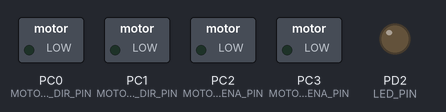
The program below on a simulated ATmega8, built with avr-gcc and emulated at 8 MHz (the files do not name the chip). Shown: switched loads named in the program (green lamp = pin HIGH), output pins drawn as LEDs (lit = HIGH).

Above: at 1.0 s.
At 3.0 s:
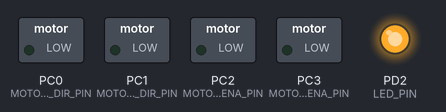
Timing chart, 0 to 5.2 s (numbered marks = the images above):
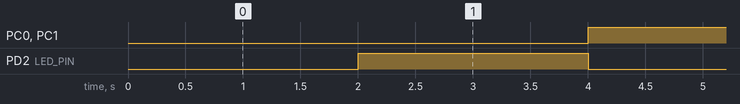

Measured:
- by itself, PC0 (MOTOR_2_DIR_PIN), PC1 (MOTOR_1_DIR_PIN), PD2 (LED_PIN): alternates HIGH for 2.0 s and LOW for 2.0 s

The program:

main.c
```c
#include <avr/io.h>
#include <util/delay.h>
#include <avr/interrupt.h>
#include <stdio.h>
#include <string.h>
#include "headers/global_types.h"
#include "headers/hardware.h"


// ****************** DEFINITION ***********************************************************


// ****************** Global variables ******************************************************
// *****************************************************************************************

INT main (void)
{

    LED_ON
    BOOL tst = TRUE;
//            MOTOR_2_ENA_HI
//            MOTOR_1_ENA_HI
    MOTOR_1_ENA_LOW
    MOTOR_2_ENA_LOW

    while(TRUE){
        _delay_ms(2000);
        LED_TOGGLE

        if(tst)
        {
            MOTOR_1_DIR_LEFT
            MOTOR_2_DIR_LEFT
        }
        else
        {
            MOTOR_1_DIR_RIGHT
//            MOTOR_1_ENA_LOW
            MOTOR_2_DIR_RIGHT
//            MOTOR_2_ENA_LOW
        }
        tst = !tst;
    }

}

//******************************************************************************
//******************************************************************************
```

global_types.h
```c
// Definition of the types ***************************************

#define TRUE			(!0)
#define FALSE			(0)

//#define NULL					((void*)0)

typedef int            			INT;
typedef unsigned int   			UINT;
typedef char           			CHAR;
typedef unsigned char  			UCHAR;
typedef unsigned char  			BOOL;

typedef volatile int            VINT;
typedef volatile unsigned int   VUINT;
typedef volatile char           VCHAR;
typedef volatile unsigned char  VUCHAR;
typedef volatile unsigned char  VBOOL;

// **************************************************************
```

hardware.h
```c
#ifndef INCLUDE_HARDWARE
#define INCLUDE_HARDWARE

#include <avr/io.h>

// ATmega8 rover board
// ****************** LED ******************************************************************

#define LED_PORT            PORTD
#define LED_DDR             DDRD
#define LED_PIN             2

// motor 1 direction
#define MOTOR_1_DIR_PORT            PORTC
#define MOTOR_1_DIR_DDR             DDRC
#define MOTOR_1_DIR_PIN             1

// motor 2 direction
#define MOTOR_2_DIR_PORT            PORTC
#define MOTOR_2_DIR_DDR             DDRC
#define MOTOR_2_DIR_PIN             0

// motor 1 enable (PWM)
#define MOTOR_1_ENA_PORT            PORTC
#define MOTOR_1_ENA_DDR             DDRC
#define MOTOR_1_ENA_PIN             2

// motor 2 enable (PWM)
#define MOTOR_2_ENA_PORT            PORTC
#define MOTOR_2_ENA_DDR             DDRC
#define MOTOR_2_ENA_PIN             3


#define LED_ON              {LED_DDR |=  _BV(LED_PIN);  LED_PORT &= ~_BV(LED_PIN);}     // NEGATIVE POLARISATION
#define LED_OFF             {LED_DDR &= ~_BV(LED_PIN);  LED_PORT |=  _BV(LED_PIN);}     // NEGATIVE POLARISATION
#define LED_TOGGLE          {LED_DDR |=  _BV(LED_PIN);  LED_PORT ^=  _BV(LED_PIN);}

#define MOTOR_1_DIR_LEFT    {MOTOR_1_DIR_DDR |=  _BV(MOTOR_1_DIR_PIN);  MOTOR_1_DIR_PORT &= ~_BV(MOTOR_1_DIR_PIN);}
#define MOTOR_1_DIR_RIGHT   {MOTOR_1_DIR_DDR |=  _BV(MOTOR_1_DIR_PIN);  MOTOR_1_DIR_PORT |=  _BV(MOTOR_1_DIR_PIN);}

#define MOTOR_2_DIR_LEFT    {MOTOR_2_DIR_DDR |=  _BV(MOTOR_2_DIR_PIN);  MOTOR_2_DIR_PORT &= ~_BV(MOTOR_2_DIR_PIN);}
#define MOTOR_2_DIR_RIGHT   {MOTOR_2_DIR_DDR |=  _BV(MOTOR_2_DIR_PIN);  MOTOR_2_DIR_PORT |=  _BV(MOTOR_2_DIR_PIN);}

#define MOTOR_1_ENA_HI      {MOTOR_1_ENA_DDR |=  _BV(MOTOR_1_ENA_PIN);  MOTOR_1_ENA_PORT |=  _BV(MOTOR_1_ENA_PIN);}
#define MOTOR_1_ENA_LOW     {MOTOR_1_ENA_DDR |=  _BV(MOTOR_1_ENA_PIN);  MOTOR_1_ENA_PORT &= ~_BV(MOTOR_1_ENA_PIN);}

#define MOTOR_2_ENA_HI      {MOTOR_2_ENA_DDR |=  _BV(MOTOR_2_ENA_PIN);  MOTOR_2_ENA_PORT |=  _BV(MOTOR_2_ENA_PIN);}
#define MOTOR_2_ENA_LOW     {MOTOR_2_ENA_DDR |=  _BV(MOTOR_2_ENA_PIN);  MOTOR_2_ENA_PORT &= ~_BV(MOTOR_2_ENA_PIN);}

#endif // INCLUDE_HARDWARE
```
